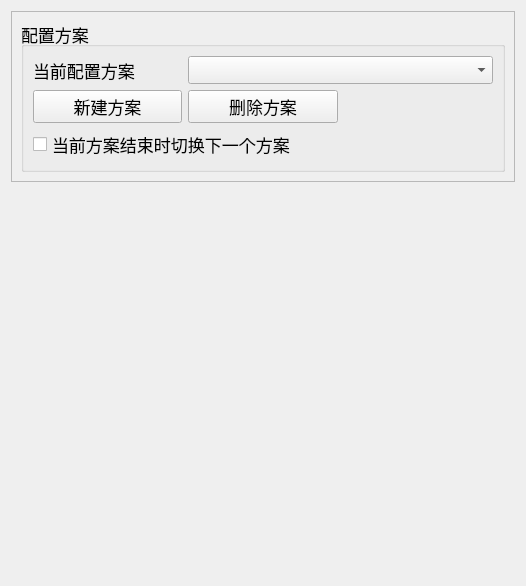
<?xml version="1.0" encoding="UTF-8"?>
<ui version="4.0">
    <class>MultiAccountWidget</class>
    <widget class="QWidget" name="MultiAccountWidget">
        <property name="geometry">
            <rect>
                <x>0</x>
                <y>0</y>
                <width>526</width>
                <height>586</height>
            </rect>
        </property>
        <property name="font">
            <font>
                <pointsize>13</pointsize>
            </font>
        </property>
        <property name="windowTitle">
            <string>Form</string>
        </property>
        <layout class="QVBoxLayout" name="verticalLayout">
            <item>
                <widget class="QScrollArea" name="scrollArea">
                    <property name="sizePolicy">
                        <sizepolicy hsizetype="Expanding" vsizetype="Maximum">
                            <horstretch>0</horstretch>
                            <verstretch>0</verstretch>
                        </sizepolicy>
                    </property>
                    <property name="widgetResizable">
                        <bool>true</bool>
                    </property>
                    <widget class="QWidget" name="scrollAreaWidgetContents_4">
                        <property name="geometry">
                            <rect>
                                <x>0</x>
                                <y>0</y>
                                <width>506</width>
                                <height>157</height>
                            </rect>
                        </property>
                        <layout class="QVBoxLayout" name="verticalLayout_4">
                            <item>
                                <widget class="QGroupBox" name="groupBox">
                                    <property name="title">
                                        <string>配置方案</string>
                                    </property>
                                    <layout class="QGridLayout" name="gridLayout_5">
                                        <item row="1" column="0">
                                            <widget class="QPushButton" name="new_plan_button">
                                                <property name="text">
                                                    <string>新建方案</string>
                                                </property>
                                            </widget>
                                        </item>
                                        <item row="0" column="0">
                                            <widget class="QLabel" name="label">
                                                <property name="text">
                                                    <string>当前配置方案</string>
                                                </property>
                                            </widget>
                                        </item>
                                        <item row="0" column="1" colspan="2">
                                            <widget class="QComboBox" name="current_config_combobox">
                                                <property name="maxCount">
                                                    <number>5</number>
                                                </property>
                                            </widget>
                                        </item>
                                        <item row="2" column="0" colspan="3">
                                            <widget class="QCheckBox" name="switch2next_checkbox">
                                                <property name="text">
                                                    <string>当前方案结束时切换下一个方案</string>
                                                </property>
                                            </widget>
                                        </item>
                                        <item row="1" column="1">
                                            <widget class="QPushButton" name="delete_plan_button">
                                                <property name="text">
                                                    <string>删除方案</string>
                                                </property>
                                            </widget>
                                        </item>
                                    </layout>
                                </widget>
                            </item>
                        </layout>
                    </widget>
                </widget>
            </item>
            <item>
                <spacer name="verticalSpacer">
                    <property name="orientation">
                        <enum>Qt::Orientation::Vertical</enum>
                    </property>
                    <property name="sizeHint" stdset="0">
                        <size>
                            <width>20</width>
                            <height>40</height>
                        </size>
                    </property>
                </spacer>
            </item>
        </layout>
    </widget>
    <resources/>
    <connections/>
</ui>
